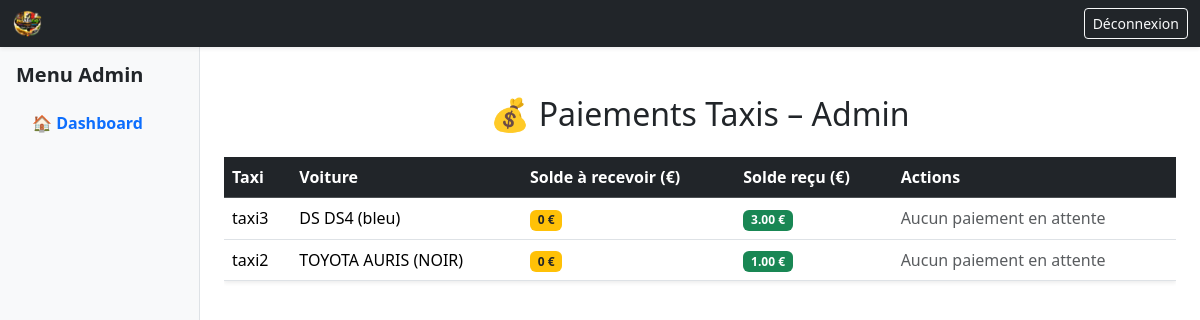
Page /adminis/dashboard/ (signed in) on the committed database.
### core/models.py (models this page shows, shortened)
class Taxi(models.Model):
    user = models.OneToOneField(User, on_delete=models.CASCADE, related_name='taxi')
    phone_number = models.CharField(max_length=20, blank=True, null=True)
    marque = models.CharField(max_length=50, blank=True, null=True)
    modele = models.CharField(max_length=50, blank=True, null=True)
    couleur = models.CharField(max_length=30, blank=True, null=True)
    is_paid = models.BooleanField(default=False)

class User(AbstractUser):
    ROLE_CHOICES = (
        ('client', 'Client'),
        ('coiffeuse', 'Coiffeuse'),
        ('taxi', 'Taxi'),
    )
    role = models.CharField(max_length=20, choices=ROLE_CHOICES)

### core/views.py (the view)
# urls.py: path('adminis/dashboard/', views.admin_dashboard, name='admin_dashboard'),
@staff_member_required
def admin_dashboard(request):
    taxis = Taxi.objects.all()
    for taxi in taxis:
        courses_paid = Course.objects.filter(taxi=taxi, status='paid')
        courses_non_validees = courses_paid.filter(paiement_admin=False)
        taxi.solde_a_recevoir = sum(c.prix_propose for c in courses_non_validees)
        taxi.solde_recu = sum(
            c.prix_propose for c in courses_paid.filter(paiement_admin=True)
        )
        taxi.courses_a_payer = courses_non_validees
    return render(request, "admin/dashboard.html", {"taxis": taxis})

### core/templates/admin/dashboard.html (shortened to what this page needs)
{% extends "admin/base_admin.html" %}
{% block content %}
<div class="container my-4">
    <h2 class="mb-4 text-center">💰 Paiements Taxis – Admin</h2>
    {% if taxis %}
    <div class="table-responsive">
        <table class="table table-hover shadow-sm align-middle">
            <thead class="table-dark">
                <tr>
                    <th>Taxi</th>
                    <th>Voiture</th>
                    <th>Solde à recevoir (€)</th>
                    <th>Solde reçu (€)</th>
                    <th>Actions</th>
                </tr>
            </thead>
            <tbody>
                {% for taxi in taxis %}
                <tr>
                    <td>{{ taxi.user.username }}</td>
                    <td>
                        {% if taxi.marque %}{{ taxi.marque }}{% endif %}
                        {% if taxi.modele %} {{ taxi.modele }}{% endif %}
                        {% if taxi.couleur %} ({{ taxi.couleur }}){% endif %}
                    </td>
                    <td>
                        <span class="badge bg-warning text-dark">{{ taxi.solde_a_recevoir }} €</span>
                    </td>
                    <td>
                        <span class="badge bg-success">{{ taxi.solde_recu }} €</span>
                    </td>
                    <td>
                        {% if taxi.courses_a_payer %}
                            <button class="btn btn-primary btn-sm" type="button" data-bs-toggle="collapse" data-bs-target="#coursesTaxi{{ taxi.id }}" aria-expanded="false" aria-controls="coursesTaxi{{ taxi.id }}">
                                Voir les paiements ({{ taxi.courses_a_payer|length }})
                            </button>
                            <div class="collapse mt-2" id="coursesTaxi{{ taxi.id }}">
                                <div class="card card-body p-2">
                                    {% for course in taxi.courses_a_payer %}
                                    <form method="POST" action="{% url 'payer_course' course.id %}" class="d-flex justify-content-between align-items-center mb-1">
                                        {% csrf_token %}
                                        <div>
                                            Course #{{ course.id }} - {{ course.prix_propose }} €
                                        </div>
                                        <button class="btn btn-success btn-sm">Valider</button>
                                    </form>
                                    {% endfor %}
                                </div>
                            </div>
                        {% else %}
                            <span class="text-muted">Aucun paiement en attente</span>
                        {% endif %}
                    </td>
                </tr>
                {% endfor %}
            </tbody>
        </table>
    </div>
    {% else %}
        <div class="alert alert-info text-center">Aucun taxi enregistré pour le moment.</div>
    {% endif %}
</div>
{% endblock %}

### rows in the picture
Taxi: user.username "taxi3", marque "DS", modele "DS4", couleur "bleu", solde_a_recevoir "0", solde_recu "3.00", shows "Aucun paiement en attente"
Taxi: user.username "taxi2", marque "TOYOTA", modele "AURIS", couleur "NOIR", solde_a_recevoir "0", solde_recu "1.00", shows "Aucun paiement en attente"
